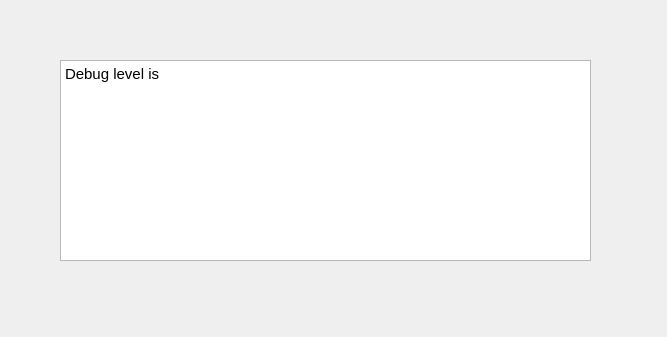
<?xml version="1.0" encoding="UTF-8"?>
<ui version="4.0">
 <class>View_debug</class>
 <widget class="QWidget" name="View_debug">
  <property name="geometry">
   <rect>
    <x>0</x>
    <y>0</y>
    <width>667</width>
    <height>337</height>
   </rect>
  </property>
  <property name="windowTitle">
   <string>Form</string>
  </property>
  <widget class="QTextBrowser" name="view_debug">
   <property name="geometry">
    <rect>
     <x>60</x>
     <y>60</y>
     <width>531</width>
     <height>201</height>
    </rect>
   </property>
   <property name="html">
    <string>&lt;!DOCTYPE HTML PUBLIC &quot;-//W3C//DTD HTML 4.0//EN&quot; &quot;http://www.w3.org/TR/REC-html40/strict.dtd&quot;&gt;
&lt;html&gt;&lt;head&gt;&lt;meta name=&quot;qrichtext&quot; content=&quot;1&quot; /&gt;&lt;style type=&quot;text/css&quot;&gt;
p, li { white-space: pre-wrap; }
&lt;/style&gt;&lt;/head&gt;&lt;body style=&quot; font-family:'Ubuntu'; font-size:11pt; font-weight:400; font-style:normal;&quot;&gt;
&lt;p style=&quot; margin-top:0px; margin-bottom:0px; margin-left:0px; margin-right:0px; -qt-block-indent:0; text-indent:0px;&quot;&gt;Debug level is&lt;/p&gt;&lt;/body&gt;&lt;/html&gt;</string>
   </property>
  </widget>
 </widget>
 <resources/>
 <connections/>
</ui>
